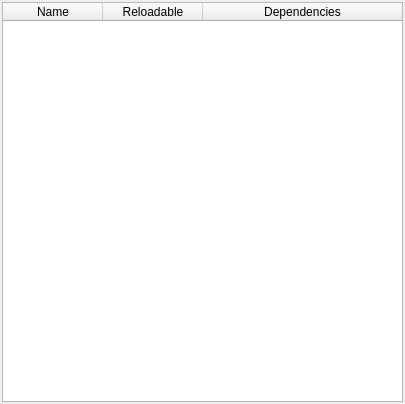
<?xml version="1.0" encoding="UTF-8"?>
<ui version="4.0">
 <class>PluginsWidget</class>
 <widget class="QDockWidget" name="PluginsWidget">
  <property name="geometry">
   <rect>
    <x>0</x>
    <y>0</y>
    <width>405</width>
    <height>404</height>
   </rect>
  </property>
  <property name="minimumSize">
   <size>
    <width>273</width>
    <height>284</height>
   </size>
  </property>
  <property name="sizeIncrement">
   <size>
    <width>5</width>
    <height>5</height>
   </size>
  </property>
  <property name="features">
   <set>QDockWidget::AllDockWidgetFeatures</set>
  </property>
  <property name="allowedAreas">
   <set>Qt::AllDockWidgetAreas</set>
  </property>
  <property name="windowTitle">
   <string>Plugins</string>
  </property>
  <widget class="QWidget" name="dockWidgetContents">
   <layout class="QHBoxLayout" name="horizontalLayout">
    <property name="spacing">
     <number>0</number>
    </property>
    <property name="leftMargin">
     <number>2</number>
    </property>
    <property name="topMargin">
     <number>2</number>
    </property>
    <property name="rightMargin">
     <number>2</number>
    </property>
    <property name="bottomMargin">
     <number>2</number>
    </property>
    <item>
     <widget class="QTableWidget" name="TablePlugins">
      <property name="editTriggers">
       <set>QAbstractItemView::NoEditTriggers</set>
      </property>
      <property name="selectionMode">
       <enum>QAbstractItemView::NoSelection</enum>
      </property>
      <property name="selectionBehavior">
       <enum>QAbstractItemView::SelectRows</enum>
      </property>
      <property name="verticalScrollMode">
       <enum>QAbstractItemView::ScrollPerPixel</enum>
      </property>
      <property name="horizontalScrollMode">
       <enum>QAbstractItemView::ScrollPerPixel</enum>
      </property>
      <property name="columnCount">
       <number>3</number>
      </property>
      <attribute name="horizontalHeaderMinimumSectionSize">
       <number>50</number>
      </attribute>
      <attribute name="horizontalHeaderStretchLastSection">
       <bool>true</bool>
      </attribute>
      <attribute name="verticalHeaderVisible">
       <bool>false</bool>
      </attribute>
      <column>
       <property name="text">
        <string>Name</string>
       </property>
      </column>
      <column>
       <property name="text">
        <string>Reloadable</string>
       </property>
      </column>
      <column>
       <property name="text">
        <string>Dependencies</string>
       </property>
      </column>
     </widget>
    </item>
   </layout>
  </widget>
 </widget>
 <resources/>
 <connections/>
</ui>
